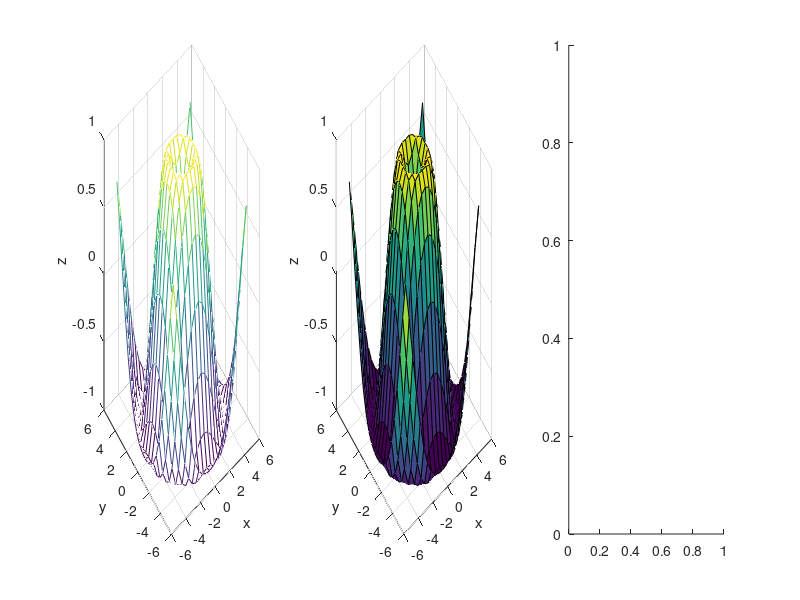

Reproduce this figure in MATLAB. (Note: this script raises an error after producing the figure.)
% Isaac Pfleegor
% CSCD 409, Homework 5
% <05/04/2016>
%
clc, clear, close all ;

% the following is to help the grader (substitute your name)
diary ipfleegorHw5.txt

% Always display your name at runtime
disp('Isaac Pfleegor- CSCD 409 Homework 5') ;

% change to Octave to Matlab if that's what you use
disp('This assignment was tested in Matlab') ;   

%problem 1
disp('');
disp('================Problem 1 ==============');

x = -5:0.5:5; 
y = -5:0.5:5;

%create 2d matrix with x and y
[X,Y] = meshgrid(x,y);

X_2 = X.^2;
Y_2 = Y.^2;

Z = sin(sqrt(X_2 + Y_2));
%TODO:find a way to adjust figure size by default 
figure
subplot(1,3,1);

%plot subplots and add labels

mesh(X,Y,Z);
xlabel('x');
ylabel('y');
zlabel('z');

subplot(1,3,2);
surf(X,Y,Z);
xlabel('x');
ylabel('y');
zlabel('z');

subplot(1,3,3);
mysurfc(1.2, X,Y,Z);
xlabel('x');
ylabel('y');
zlabel('z');

%problem 2
disp('');
disp('==================Problem 2================');
load lake_powell.dat;
%sum each column
year_sums = sum(lake_powell(:,:));

disp('part a');
year_averages = (year_sums / 12)

%for total average sum all years and divide by total number of months
total_average = sum(year_sums)/(12*8)

disp('part b');
higher_than_average_months = find(year_averages>=total_average);

total_higher_months = max(higher_than_average_months);

fprintf('Number of months higher than total average: %d\n', total_higher_months);

years = 2000:2007;
%parse years and averages using index
years_above_average = years(higher_than_average_months)';
averages_above_average = year_averages(higher_than_average_months)';
disp('part c');
table(years_above_average, averages_above_average)

%problem 2
disp('');
disp('==================Problem 3================');

val1 = input('enter the first value of a fibonacci sequence: ');
val2 = input('enter the second value of a fibonacci sequence: ');

[a,b] = ihpFibRatio(val1,val2);

fprintf('values whose ratio is approximately the golden ratio: %d/%d = %d\n', a,b,(a/b));

%problem 4
disp('');
disp('================Problem 4 ==============');
base = 2000;
mo_contrib = 175;
mo_interest = 0.0041;
%12 months * 18years
total_months = 12 * 18;

balance_ledger = zeros(1,total_months);

balance_ledger(1,1) = base + (base + mo_contrib)*mo_interest + mo_contrib;

% 
% New balance = Old balance + interest + your contribution
for i = 2:total_months
    %get the old balance from ledger
    old_balance = balance_ledger(1, i-1);
    %add interest and new contribution to old_balance
    new_balance = old_balance + old_balance*mo_interest + mo_contrib;
    balance_ledger(1,i) = new_balance;
end

count = 1:total_months;
figure
plot(count,balance_ledger);
xlabel('months');
ylabel('balance');
cummulative_savings = balance_ledger(1,end);

fprintf('total savings accumulated: %d\n', cummulative_savings);
% Find the amount in the savings account each month for the next 18 years (create a vector of the
% values). A for loop is fine here. Plot the amount in the account as a function of elapsed time in
% months.

disp('');
disp('==================Problem 5================');
PercentIncrease  =  [10, 0, 10, 0, 10, 5, 5, 0, 5, 5, 0, 10, 0, 5, 10, 5, 0, 10, 0, 0, 5, 5] ;
%adjust percentage increase vector to represent decimal val
PercentIncrease = PercentIncrease *.01;
tuition_cost = 7200;
cummulative_cost = 0;
for i = 1:length(PercentIncrease)
   
    tuition_cost = tuition_cost*PercentIncrease(i) + tuition_cost;
    %total cost while student is in college
    %sum of last 4 years of tuition_cost

    if i > 18
       cummulative_cost = cummulative_cost + tuition_cost;   
    end
end

fprintf('total cost of college over 4 years: %d\n', cummulative_cost);

disp('');
disp('==================Problem 6================');
fprintf('Total savings - cummulative cost of college = %d\n', cummulative_savings - cummulative_cost);
disp('');
disp('==================Problem 7================');
figure
%calculate vals as a function of t
t = 0:30;
vals = (-9.8/2)*(t.^2)+125*t+500;
%plot the trajectory values
plot(vals)
grid on
%click on the max Y values for height
%and max x values for time elapse
%

disp('please click the approximate height of the trajectory and the');
disp('landing (x=0) and press enter');

[X,Y] = ginput;

%find Y values where Y <= 0 (landing point)
est_land_time_index = find(Y <=0);
%return time where rocket has landed
est_land_time = X(est_land_time_index);
%max function for finding max height(Y value)
est_max_height = max(Y);

fprintf('estimated max height of rocket: %d\n', est_max_height);
fprintf('estimated landing time of rocket: %d\n', est_land_time);

%end of file
diary off
